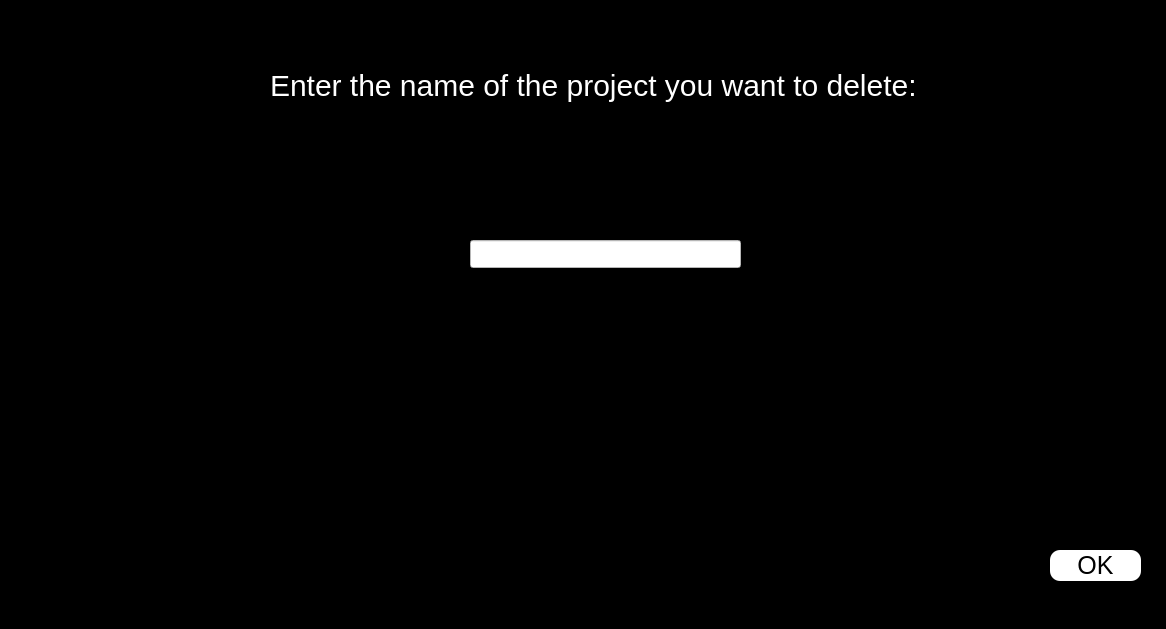
<?xml version="1.0" encoding="UTF-8"?>
<ui version="4.0">
 <class>delete_project_before</class>
 <widget class="QWidget" name="delete_project_before">
  <property name="geometry">
   <rect>
    <x>0</x>
    <y>0</y>
    <width>1166</width>
    <height>629</height>
   </rect>
  </property>
  <property name="windowTitle">
   <string>Form</string>
  </property>
  <property name="styleSheet">
   <string notr="true">#delete_project_before
{
background-color:black;
}</string>
  </property>
  <widget class="QLabel" name="label">
   <property name="geometry">
    <rect>
     <x>270</x>
     <y>60</y>
     <width>661</width>
     <height>51</height>
    </rect>
   </property>
   <property name="styleSheet">
    <string notr="true">#label
{
color:white;
font-size:30px;
}</string>
   </property>
   <property name="text">
    <string>Enter the name of the project you want to delete:</string>
   </property>
  </widget>
  <widget class="QLineEdit" name="delete_project_before_led">
   <property name="geometry">
    <rect>
     <x>470</x>
     <y>240</y>
     <width>271</width>
     <height>28</height>
    </rect>
   </property>
   <property name="styleSheet">
    <string notr="true">#delete_project_before_led
{
background-color:white;
}</string>
   </property>
  </widget>
  <widget class="QPushButton" name="delete_project_before_pbn">
   <property name="geometry">
    <rect>
     <x>1050</x>
     <y>550</y>
     <width>91</width>
     <height>31</height>
    </rect>
   </property>
   <property name="styleSheet">
    <string notr="true">#delete_project_before_pbn:hover
{
background-color:white;
order:1px solidgreen; 
}
#delete_project_before_pbn
{
background-color:white;
border-radius:10px;
font-size:25px;
}</string>
   </property>
   <property name="text">
    <string>OK</string>
   </property>
  </widget>
 </widget>
 <resources/>
 <connections/>
</ui>
